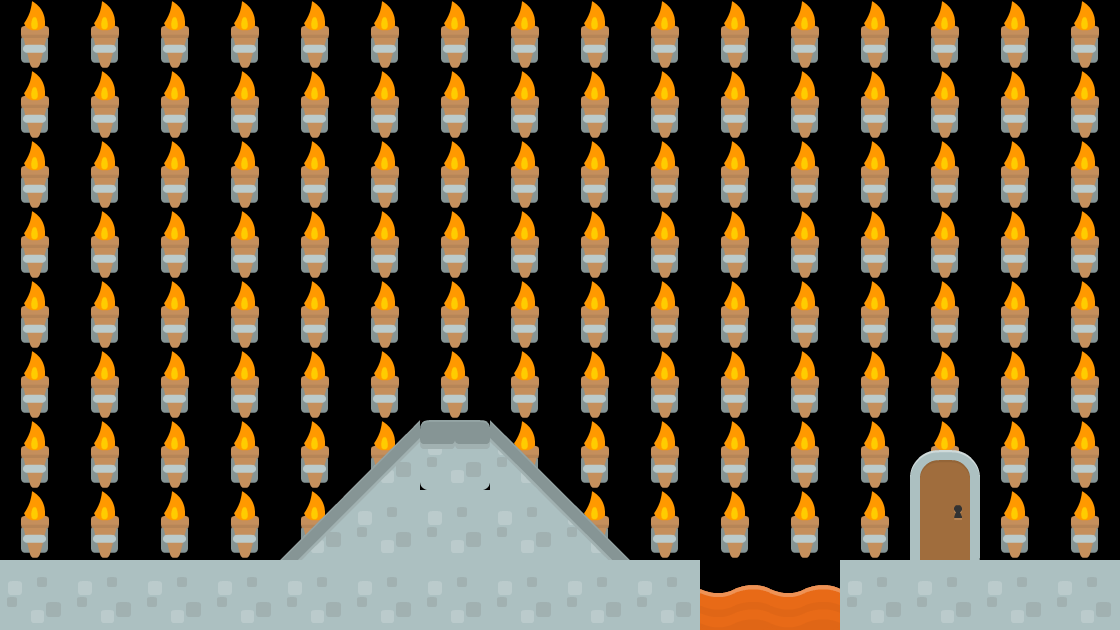

This is a level from a 2D game, rendered from its Tiled map with the project's own tilesets. A one-line summary and the map file follow, with tile-layer data summarised:
An orthogonal 16x9 tile map with 70x70 px tiles, 3 tile layers (collision, background2, background1), 2 tilesets and 1 object (levelTrigger).

<map version="1.0" orientation="orthogonal" renderorder="right-down" width="16" height="9" tilewidth="70" tileheight="70" backgroundcolor="#000000">
 <tileset firstgid="1" name="background-tiles" tilewidth="70" tileheight="70">
  <image source="../img/background-tiles.png" width="910" height="910" />
 </tileset>
 <tileset firstgid="170" name="meta-tiles" tilewidth="70" tileheight="70">
  <image source="../img/meta-tiles.png" width="350" height="70" />
  <tile id="1">
   <properties>
    <property name="type" value="lslope" />
   </properties>
  </tile>
  <tile id="3">
   <properties>
    <property name="type" value="rslope" />
   </properties>
  </tile>
  <tile id="4">
   <properties>
    <property name="type" value="solid" />
   </properties>
  </tile>
 </tileset>
 <layer name="collision" width="16" height="9" opacity="0.32">
  <properties>
   <property name="type" value="lslope" />
  </properties>
  <data>[144 cells, 18 non-empty, 3 distinct tile ids]</data>
 </layer>
 <layer name="background2" width="16" height="9">
  <data>[144 cells, 144 non-empty, 3 distinct tile ids]</data>
 </layer>
 <objectgroup name="trigger-entities">
  <object name="levelTrigger" x="906" y="421" width="69" height="135">
   <properties>
    <property name="level" value="joshlevel03" />
   </properties>
  </object>
 </objectgroup>
 <layer name="background1" width="16" height="9">
  <data>[144 cells, 26 non-empty, 9 distinct tile ids]</data>
 </layer>
</map>
